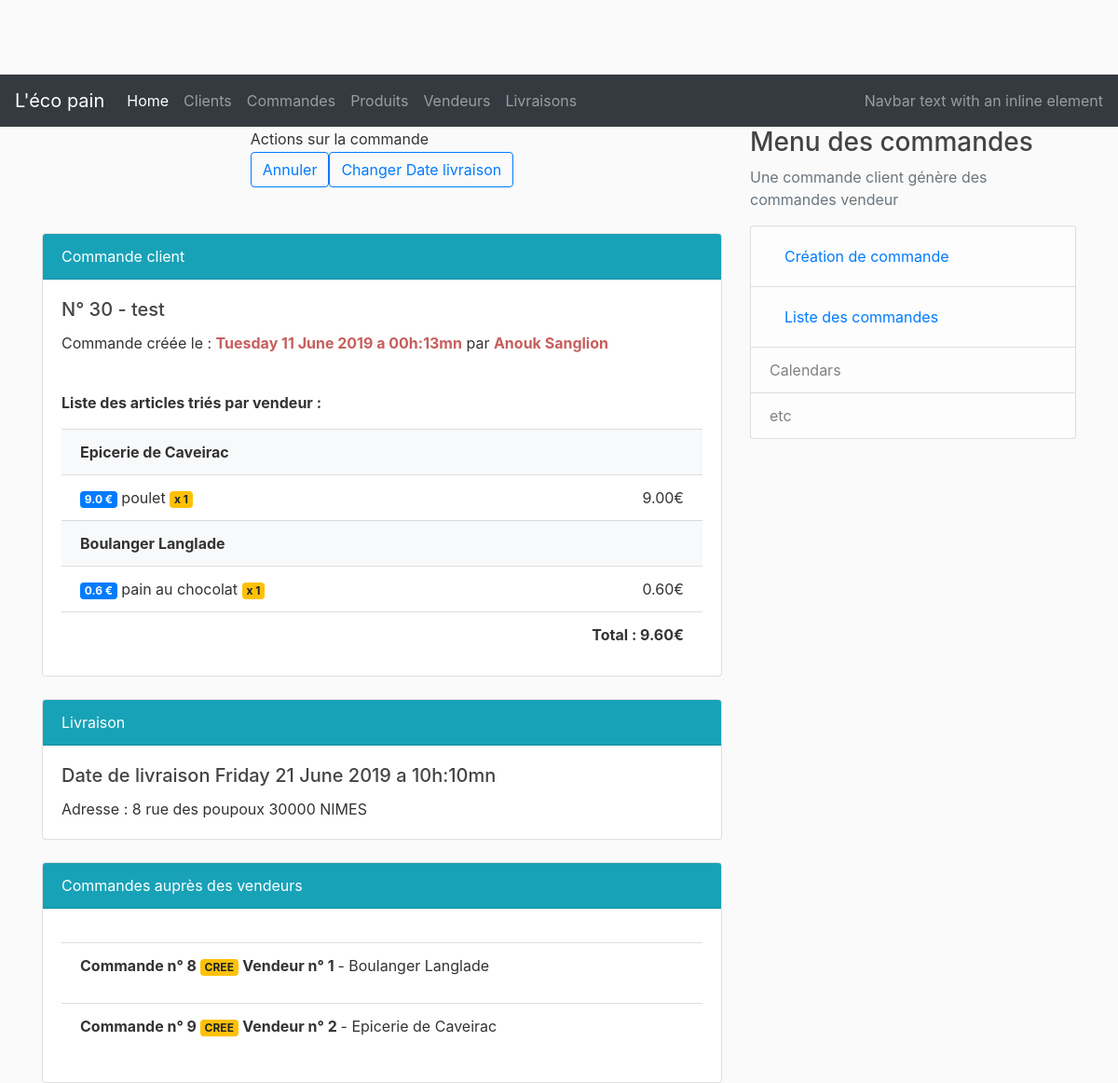
/orders/30, run on an earlier commit of the app's database.
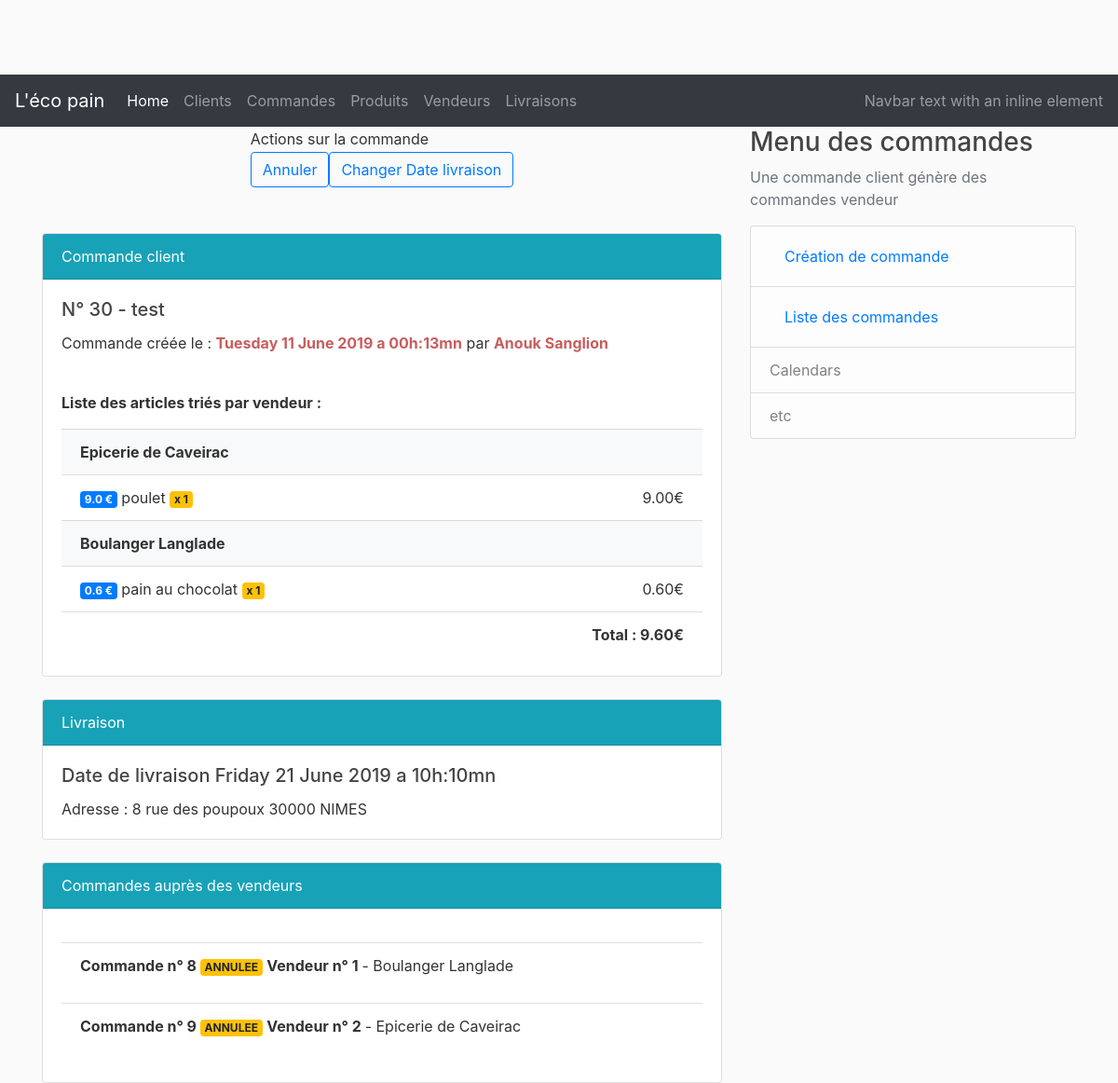
And on a later commit of the database.
### lecopain/dao/models.py (models this page shows, shortened)
class CustomerOrder(db.Model)   :
    __tablename__               = 'customer_orders'
    id                          = db.Column(db.Integer, primary_key                             = True)
    title                       = db.Column(db.String(50), nullable                             = False)
    created_at                  = db.Column(db.DateTime, nullable                               = False, default = datetime.utcnow)
    customer_id                 = db.Column(db.Integer, db.ForeignKey('customers.id'), nullable = False)
    status                      = db.Column(db.String(20), nullable                             = False)
    vendorOrders                = db.relationship('VendorOrder', backref = 'customerOrder', lazy = True)
    delivery                    = db.relationship('Delivery', uselist=False)
    delivery_dt                 = db.Column(db.DateTime)
    payement_status             = db.Column(db.String(20), nullable                             = False)

class Customer(db.Model)        :
    __tablename__               = 'customers'
    id                          = db.Column(db.Integer, primary_key                             = True)
    firstname                   = db.Column(db.String(50), nullable                             = False)
    lastname                    = db.Column(db.String(50), nullable                             = False)
    address                     = db.Column(db.String(200))
    cp                          = db.Column(db.String(20))
    city                        = db.Column(db.String(50))
    email                       = db.Column(db.String(200), nullable                            = False)
    created_at                  = db.Column(db.DateTime, nullable                               = False, default = datetime.utcnow)
    orders                      = db.relationship('CustomerOrder', backref                      = 'owner', lazy  = True)

class Product(db.Model)      :
    __tablename__            = 'products'
    id                       = db.Column(db.Integer, primary_key = True)
    name                     = db.Column(db.String(50), nullable = False)
    description              = db.Column(db.String(250))
    price                    = db.Column(db.Float)
    status                   = db.Column(db.String(20))
    selections               = db.relationship('CustomerOrder', secondary = 'order_product', backref = db.backref('selected_products'))
    vendor_id                = db.Column(db.Integer, db.ForeignKey('vendors.id'), nullable = False)

class Vendor(db.Model)        :
    __tablename__             = 'vendors'
    id                        = db.Column(db.Integer, primary_key  = True)
    name                      = db.Column(db.String(50), nullable  = False)
    email                     = db.Column(db.String(200), nullable = False)
    products                  = db.relationship('Product', backref = 'vendor', lazy = True)
    vendorOrders              = db.relationship('VendorOrder', backref = 'vendor', lazy = True)

class Order_product(db.Model) :
    __tablename__             = 'order_product'
    order_id                  = db.Column(db.Integer, db.ForeignKey('customer_orders.id'), primary_key = True)
    product_id                = db.Column(db.Integer, db.ForeignKey('products.id'), primary_key        = True)
    quantity                  = db.Column(db.Integer)
    price                     = db.Column(db.Float)

class VendorOrder(db.Model)   :
    __tablename__             = 'vendor_orders'
    id                        = db.Column(db.Integer, primary_key                                      = True)
    title                     = db.Column(db.String(50), nullable                                      = False)
    vendor_id                 = db.Column(db.Integer, db.ForeignKey('vendors.id'), nullable      = False)
    customer_order_id         = db.Column(db.Integer, db.ForeignKey('customer_orders.id'), nullable    = False)
    status                    = db.Column(db.String(20), nullable                                      = False)

### lecopain/controllers/order_controller.py (the view)
@order_page.route("/orders/<int:order_id>", methods=['GET', 'POST'])
def order(order_id):
    order = CustomerOrder.query.get_or_404(order_id)
    customer = Customer.query.get_or_404(order.customer_id)
    products = order.selected_products
    products.sort(key=lambda x: x.vendor_id, reverse=True)
    sorted_products = sorted(products, key=lambda x: x.vendor_id, reverse=True)
    bought_items = Order_product.query.filter(Order_product.order_id == order.id).all()
    return render_template('/orders/order.html', order=order, bought_items=bought_items, products=sorted_products, customer=customer)

### lecopain/templates/orders/order.html (shortened to what this page needs)
{% extends "layout.html" %}
{% block content %}
  <table align="center">
    <tr>
      <td valign="center">Actions sur la commande</td>
    </tr>
    <tr>
      <td><a href="/orders/{{ order.id }}/annulation" class="btn btn-outline-primary" >Annuler</a><a href="/orders/update/{{ order.id }}/time" class="btn btn-outline-primary">Changer Date livraison</a>
    </tr>
  </table>
<br>
<br>
    <div class="card  " >
        <div class="card-header text-white bg-info">
                Commande client
        </div>
        <div class="card-body">
          <h5 class="card-title"> N° {{order.id}} - {{order.title}}</h5>
          <p class="card-text">Commande créée le : <b style="color:rgb(199, 94, 94);">{{ order.created_at.strftime('%A %d %B %Y a %Hh:%Mmn' ) }}</b> par <b style="color:rgb(199, 94, 94);">{{customer.firstname}} {{customer.lastname}}</b></p>
          <br>
          <p><b>Liste des articles triés par vendeur :</b></p>
          <ul class="list-group list-group-flush">
          {% set total = {'value': 0.00} %}
          {% set vendor = {'value': ''} %}
          {% for product in order.selected_products %}
            {% if vendor.value != product.vendor.name %}
            <li class="list-group-item bg-light">
                    <b>{{product.vendor.name}}</b>
                    {% set vendor = {'value': product.vendor.name} %}
            </li>
            {% endif%}
            <li class="list-group-item">
              <span class="badge badge-primary">{{product.price}} €</span>
              {{product.name}}
                {% for product_order in bought_items %}
                    {% if product_order.product_id == product.id %}
                    <span class="badge badge-warning">x {{product_order.quantity}}</span>
                    <span style="float: right"> {{ "%.2f"|format(product_order.quantity * product.price) }}€</span>
                    {% endif%}
                {% endfor %}
            </li>
          {% endfor %}
          <li class="list-group-item">
                <b><span style="float: right">Total : {{ "%.2f"|format(total.value|float) }}€</span></b>
          </li>
        </ul>
        </div>
      </div>
      <br>
      <div class="card">
          <div class="card-header text-white bg-info">
                  Livraison
          </div>
          <div class="card-body">
            <h5 class="card-title">Date de livraison {{ order.delivery_dt.strftime('%A %d %B %Y a %Hh:%Mmn') }}</h5>
            <p class="card-text">Adresse  : {{ customer.address }} {{ customer.cp }} {{ customer.city }} </p>
          </div>
        </div>
        <br>
        <div class="card">
            <div class="card-header text-white bg-info" >
                    Commandes auprès des vendeurs
            </div>
            <div class="card-body">
                <ul class="list-group list-group-flush">
                {% for vendorOrder in order.vendorOrders %}
                <li class="list-group-item">
                    <b>Commande n° {{vendorOrder.id}} </b>  <span class="badge badge-warning">{{vendorOrder.status}}</span>
                    <b>Vendeur n° {{vendorOrder.vendor.id}} </b> - {{vendorOrder.vendor.name}}</p>
                </li>
                {% endfor %}
                </ul>
            </div>
          </div>
{% endblock %}
{% block right_menu %}
<div class="content-section">
    <h3>Menu des commandes</h3>
    <p class='text-muted'>Une commande client génère des commandes vendeur
        <ul class="list-group">
        <li class="list-group-item list-group-item-light">
                <a class="nav-link" href="/orders/new">Création de commande</a></li>
        <li class="list-group-item list-group-item-light">
                <a class="nav-link" href="/orders">Liste des commandes</a></li>
        <li class="list-group-item list-group-item-light">Calendars</li>
        <li class="list-group-item list-group-item-light">etc</li>
        </ul>
    </p>
</div>
{% endblock %}

### lecopain/templates/layout.html (shortened to what this page needs)
<!DOCTYPE html>
<html>
<head>
  <link rel="stylesheet" href="https://stackpath.bootstrapcdn.com/bootstrap/4.2.1/css/bootstrap.min.css"
 />
  <link rel="stylesheet" type="text/css" href="{{ url_for('static', filename='main.css')}}" />
  <link rel="stylesheet" href="https://use.fontawesome.com/releases/v5.7.1/css/all.css"
 />
  <link rel="stylesheet" href="https://cdnjs.cloudflare.com/ajax/libs/tempusdominus-bootstrap-4/5.0.1/css/tempusdominus-bootstrap-4.min.css" />
</head>
<body>
  <nav class="navbar navbar-expand-lg navbar-dark bg-dark">
    <a class="navbar-brand" href="#">L'éco pain</a>
    <div class="collapse navbar-collapse" id="navbarText">
      <ul class="navbar-nav mr-auto">
        <li class="nav-item active">
          <a class="nav-link" href="/">Home <span class="sr-only">(current)</span></a>
        </li>
        <li class="nav-item">
          <a class="nav-link" href="/customers">Clients</a>
        </li>
        <li class="nav-item">
          <a class="nav-link" href="/orders">Commandes</a>
        </li>
        <li class="nav-item">
          <a class="nav-link" href="/products">Produits</a>
        </li>
        <li class="nav-item">
          <a class="nav-link" href="/vendors">Vendeurs</a>
        </li>
        <li class="nav-item">
          <a class="nav-link" href="/deliveries/customers/0">Livraisons</a>
        </li>
      </ul>
      <span class="navbar-text">
        Navbar text with an inline element
      </span>
    </div>
  </nav>
  <div class="container">
    <div class="row">
      <div class="col-md-8">
        {% block content %} {% endblock %}
      </div>
      <div class="col-md-4">
        {% block right_menu %} {% endblock %}
      </div>
    </div>
  </div>
</body>
</html>

### lecopain/static/main.css (style rules this page uses)
body { background: #fafafa; color: #333333; margin-top: 5rem; }
h1, h2, h3, h4, h5, h6 { color:#444444; }

What changed in the data, as far as the page shows it:
changed VendorOrder "Boulanger Langlade": status "CREE" → "ANNULEE"
changed VendorOrder "Epicerie de Caveirac": status "CREE" → "ANNULEE"
